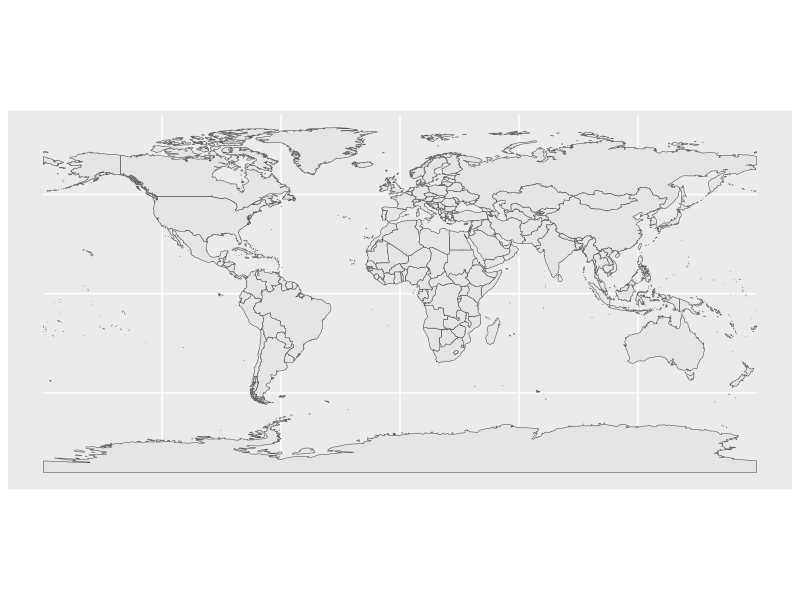
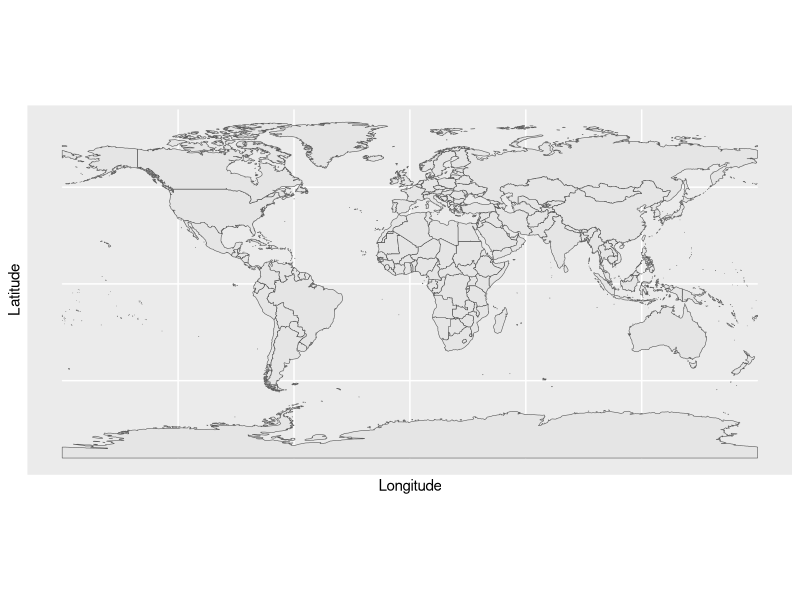
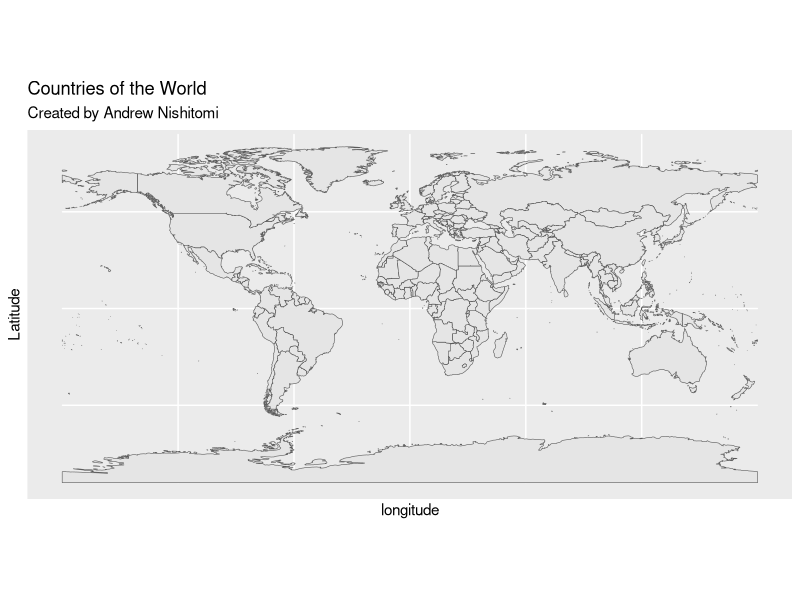
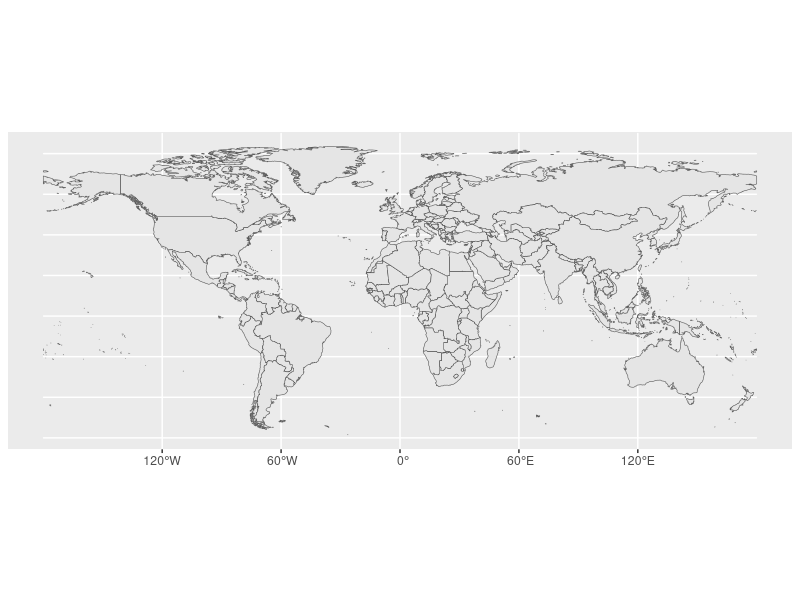
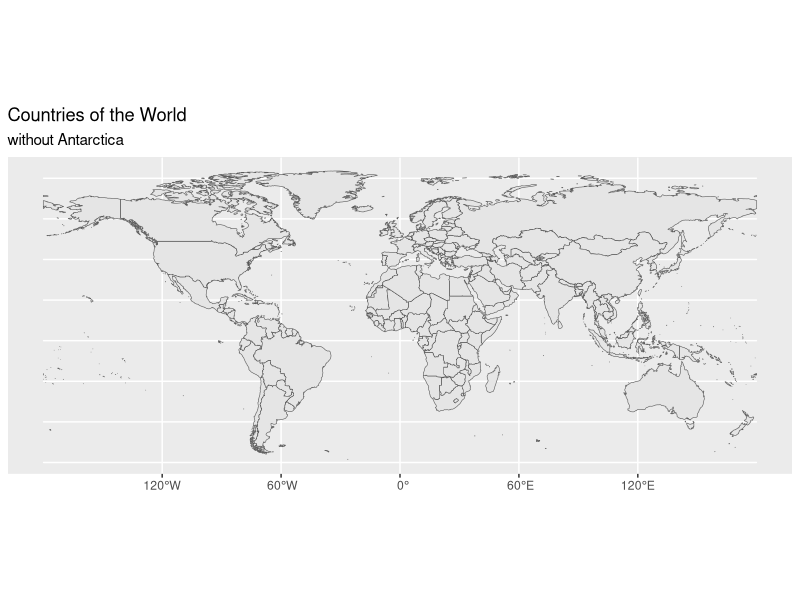
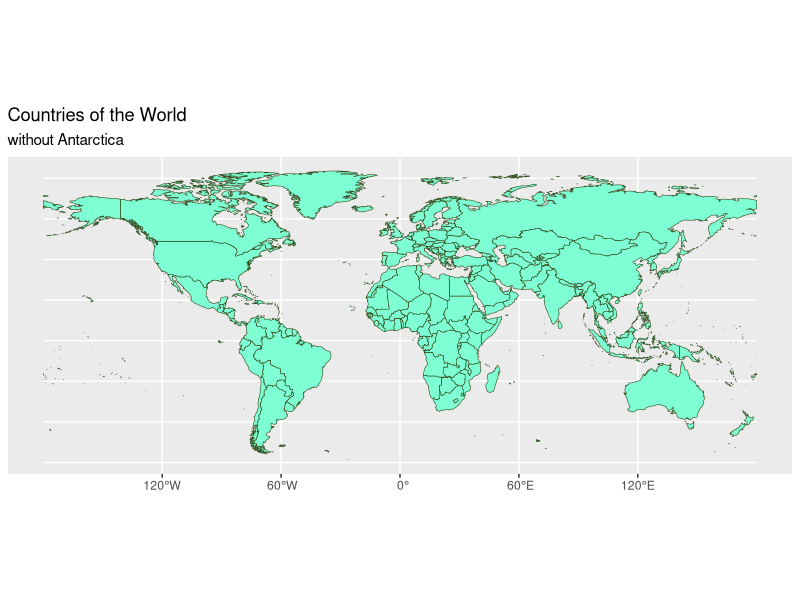
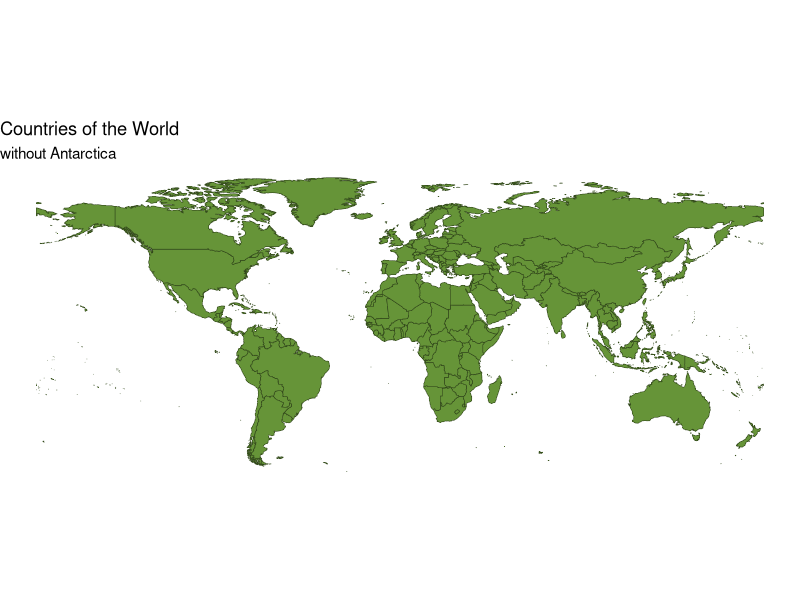
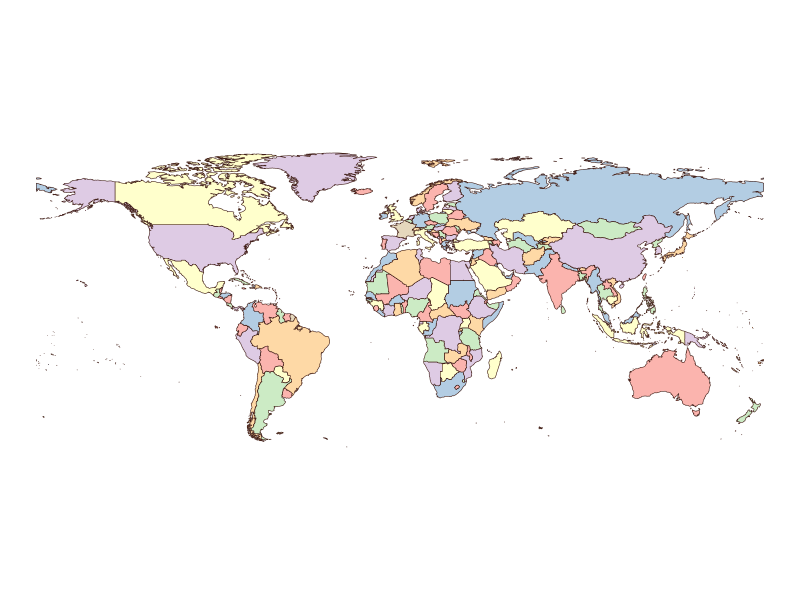

R code for these plots, in order:
## ---- chunk 1
library(tidyverse)
library(sf)
library(rnaturalearth)
library(rnaturalearthdata)
## ---- chunk 2
world <- ne_countries(scale = "medium", returnclass = "sf")
class(world)
## ---- chunk 3
ggplot(data = world) +
  geom_sf()
## ---- chunk 4
ggplot(data = world) +
  geom_sf() +
  labs(x = "Longitude", y = "Latitude")
## ---- chunk 5
ggplot(data = world) +
  geom_sf() +
  ggtitle("Countries of the World", subtitle = "Created by Andrew Nishitomi") +
  labs(x = "longitude", y = "Latitude")
## ---- chunk 6
world_without_antarctica <- world %>% 
  filter(iso_a3 != "ATA")
## ---- chunk 7
ggplot() + 
  geom_sf(data = world_without_antarctica)
## ---- chunk 8
world_without_australia <- world %>% 
  filter(iso_a3 != "AU1")
## ---- chunk 9
ggplot() + 
  geom_sf(data = world_without_antarctica) +
    ggtitle("Countries of the World", subtitle = "without Antarctica")
## ---- chunk 10
ggplot() + 
  geom_sf(data = world_without_antarctica, 
          fill = "#7fffd4", color = "#32481B", size = 0.25) +
  ggtitle("Countries of the World", subtitle = "without Antarctica")
## ---- chunk 11
ggplot() + 
  geom_sf(data = world_without_antarctica, 
          fill = "#669438", color = "#32481B", size = 0.25) +
  ggtitle("Countries of the World", subtitle = "without Antarctica")+
  theme_void()
## ---- chunk 12
ggplot() + 
  geom_sf(data = world_without_antarctica, 
          aes(fill = as.factor(mapcolor7)),
          color = "#401D16", size = 0.25) +
  scale_fill_brewer(palette = "Pastel1") +
  guides(fill = "none") +
  theme_void()
## ---- chunk 13
st_crs(world_without_antarctica)
## ---- chunk 14
ggplot() + 
  geom_sf(data = world_without_antarctica, 
          fill = "#669438", color = "#32481B", size = 0.25) +
  coord_sf(crs = st_crs("ESRI:54030")) +  # Robinson
  # Or use the name instead of the number
  # coord_sf(crs = "+proj=robin")
  ggtitle("Countries of the World", subtitle = "Robinson Projection")+
  theme_void()
## ---- chunk 15
ggplot(data = world) +
  geom_sf(fill = "#669438", color = "#32481B", size = 0.25) +
    coord_sf(crs = "+proj=ortho +lat_0=21 +lon_0=-158 ") +
  ggtitle("Ewa Beach, HI as the Center of the World", subtitle = "Orthographic Azimuthal")+
  theme_void()
